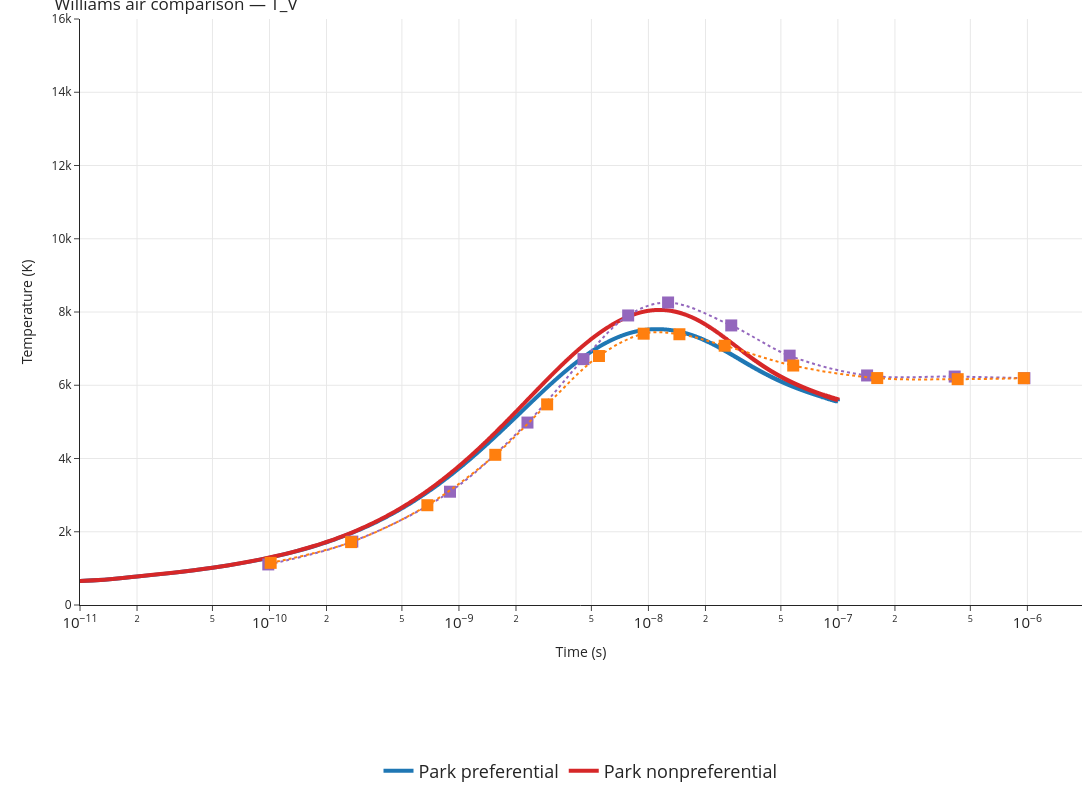
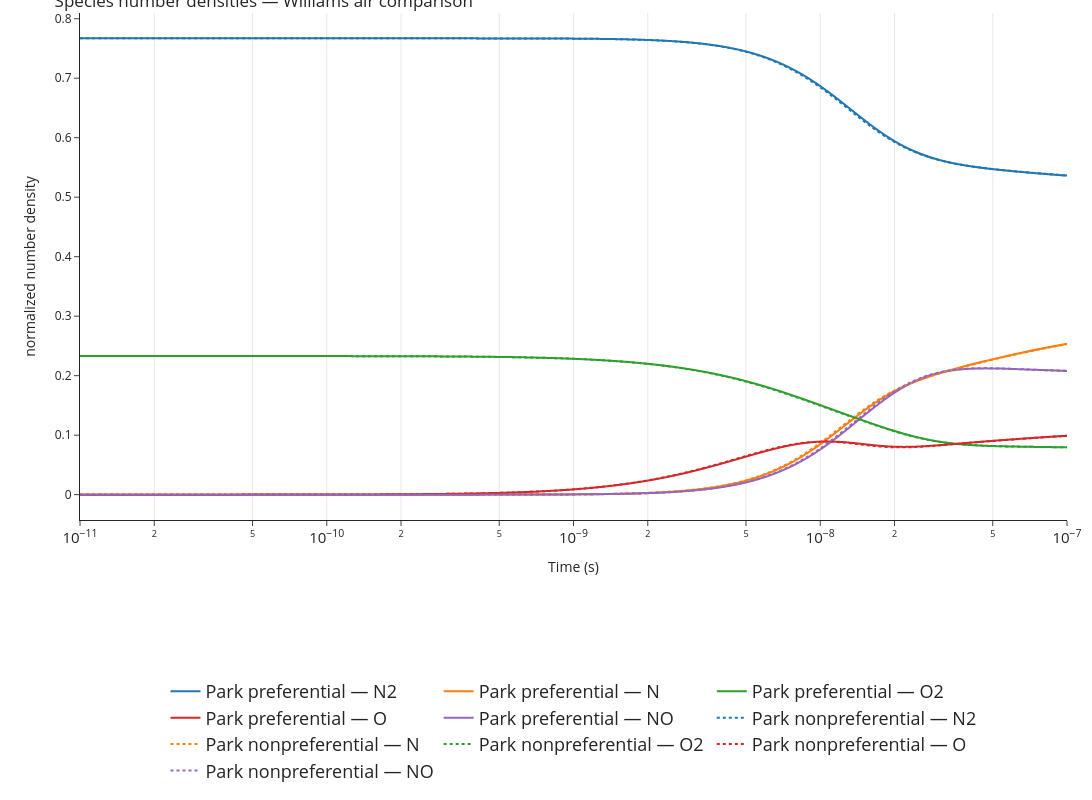

The notebook cell saved with these charts, in order:
### Code cell
make_temperature_comparison_plot(
    results=air_results,
    reference_csv=RESULTS_DIR / "williams_figure_1_air.csv",
    title_prefix="Williams air comparison",
    yaxis_range=[0, 16000],
    output_stem="williams_air_comparison",
).show()

make_species_comparison_plot(
    results=air_results,
    title="Species number densities — Williams air comparison",
)

### Figure 1 — Plotly figure (JSON) as saved in the notebook; plotly's stock layout.template omitted (floating-point values rounded to 4 significant figures; data arrays with more than 128 entries replaced by an {"elided": "..."} marker saying what was removed)
{"data": [{"legendgroup": "park_pref", "line": {"color": "#1f77b4", "shape": "spline", "smoothing": 1, "width": 4}, "mode": "lines", "name": "Park preferential", "showlegend": true, "type": "scatter", "x": {"elided": "10001 float values"}, "y": {"elided": "10001 float values"}}, {"legendgroup": "park_nonpref", "line": {"color": "#d62728", "shape": "spline", "smoothing": 1, "width": 4}, "mode": "lines", "name": "Park nonpreferential", "showlegend": true, "type": "scatter", "x": {"elided": "10001 float values"}, "y": {"elided": "10001 float values"}}, {"legendgroup": "ref_htr_nonpreferential", "line": {"color": "#9467bd", "dash": "dot", "shape": "spline", "smoothing": 1}, "marker": {"color": "#9467bd", "size": 12, "symbol": "square"}, "mode": "markers+lines", "name": "htr_nonpreferential", "showlegend": false, "type": "scatter", "x": [9.856e-11, 2.736e-10, 8.971e-10, 2.3e-09, 4.542e-09, 7.818e-09, 1.27e-08, 2.736e-08, 5.563e-08, 1.426e-07, 4.134e-07, 9.644e-07], "y": [1108.0, 1731.0, 3093.0, 4981.0, 6713.0, 7905.0, 8260.0, 7633.0, 6808.0, 6267.0, 6237.0, 6193.0]}, {"legendgroup": "ref_htr_preferential", "line": {"color": "#ff7f0e", "dash": "dot", "shape": "spline", "smoothing": 1}, "marker": {"color": "#ff7f0e", "size": 12, "symbol": "square"}, "mode": "markers+lines", "name": "htr_preferential", "showlegend": false, "type": "scatter", "x": [1.015e-10, 2.697e-10, 6.813e-10, 1.555e-09, 2.92e-09, 5.483e-09, 9.437e-09, 1.457e-08, 2.526e-08, 5.81e-08, 1.613e-07, 4.286e-07, 9.575e-07], "y": [1151.0, 1717.0, 2724.0, 4101.0, 5478.0, 6798.0, 7408.0, 7393.0, 7080.0, 6538.0, 6196.0, 6166.0, 6193.0]}], "layout": {"height": 800, "legend": {"bordercolor": "white", "borderwidth": 1, "font": {"size": 18}, "orientation": "h", "x": 0.5, "xanchor": "center", "y": -0.25, "yanchor": "top"}, "margin": {"b": 100, "l": 80, "r": 10, "t": 10}, "title": {"text": "Williams air comparison — T_V"}, "width": 1200, "xaxis": {"exponentformat": "power", "showexponent": "all", "showgrid": true, "title": {"text": "Time (s)"}, "type": "log"}, "yaxis": {"range": [0, 16000], "showgrid": true, "title": {"text": "Temperature (K)"}}}}

### Figure 2 — Plotly figure (JSON) as saved in the notebook; plotly's stock layout.template omitted (floating-point values rounded to 4 significant figures; data arrays with more than 128 entries replaced by an {"elided": "..."} marker saying what was removed)
{"data": [{"line": {"color": "#1f77b4", "dash": "solid", "shape": "spline", "smoothing": 1}, "mode": "lines", "name": "Park preferential — N2", "type": "scatter", "x": {"elided": "10001 float values"}, "y": {"elided": "10001 float values"}}, {"line": {"color": "#ff7f0e", "dash": "solid", "shape": "spline", "smoothing": 1}, "mode": "lines", "name": "Park preferential — N", "type": "scatter", "x": {"elided": "10001 float values"}, "y": {"elided": "10001 float values"}}, {"line": {"color": "#2ca02c", "dash": "solid", "shape": "spline", "smoothing": 1}, "mode": "lines", "name": "Park preferential — O2", "type": "scatter", "x": {"elided": "10001 float values"}, "y": {"elided": "10001 float values"}}, {"line": {"color": "#d62728", "dash": "solid", "shape": "spline", "smoothing": 1}, "mode": "lines", "name": "Park preferential — O", "type": "scatter", "x": {"elided": "10001 float values"}, "y": {"elided": "10001 float values"}}, {"line": {"color": "#9467bd", "dash": "solid", "shape": "spline", "smoothing": 1}, "mode": "lines", "name": "Park preferential — NO", "type": "scatter", "x": {"elided": "10001 float values"}, "y": {"elided": "10001 float values"}}, {"line": {"color": "#1f77b4", "dash": "dot", "shape": "spline", "smoothing": 1}, "mode": "lines", "name": "Park nonpreferential — N2", "type": "scatter", "x": {"elided": "10001 float values"}, "y": {"elided": "10001 float values"}}, {"line": {"color": "#ff7f0e", "dash": "dot", "shape": "spline", "smoothing": 1}, "mode": "lines", "name": "Park nonpreferential — N", "type": "scatter", "x": {"elided": "10001 float values"}, "y": {"elided": "10001 float values"}}, {"line": {"color": "#2ca02c", "dash": "dot", "shape": "spline", "smoothing": 1}, "mode": "lines", "name": "Park nonpreferential — O2", "type": "scatter", "x": {"elided": "10001 float values"}, "y": {"elided": "10001 float values"}}, {"line": {"color": "#d62728", "dash": "dot", "shape": "spline", "smoothing": 1}, "mode": "lines", "name": "Park nonpreferential — O", "type": "scatter", "x": {"elided": "10001 float values"}, "y": {"elided": "10001 float values"}}, {"line": {"color": "#9467bd", "dash": "dot", "shape": "spline", "smoothing": 1}, "mode": "lines", "name": "Park nonpreferential — NO", "type": "scatter", "x": {"elided": "10001 float values"}, "y": {"elided": "10001 float values"}}], "layout": {"height": 800, "legend": {"bordercolor": "white", "borderwidth": 1, "font": {"size": 18}, "orientation": "h", "x": 0.5, "xanchor": "center", "y": -0.3, "yanchor": "top"}, "margin": {"b": 120, "l": 80, "r": 10, "t": 10}, "title": {"text": "Species number densities — Williams air comparison"}, "width": 1200, "xaxis": {"exponentformat": "power", "showexponent": "all", "showgrid": true, "title": {"text": "Time (s)"}, "type": "log"}, "yaxis": {"title": {"text": "normalized number density"}}}}
